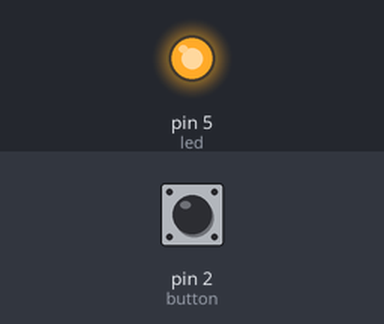
Bench run of a sketch on a simulated Arduino Uno, built with avr-gcc and run on an emulated ATmega328P. Shown: output pins drawn as LEDs (lit = HIGH). The inputs (shaded band) are chosen by the test bench; at power-on: pin 2 (button) HIGH.

Above: at 1.2 s.
1.3 s: pin 2 (button) pulled LOW for 3.2 s
At 1.8 s:
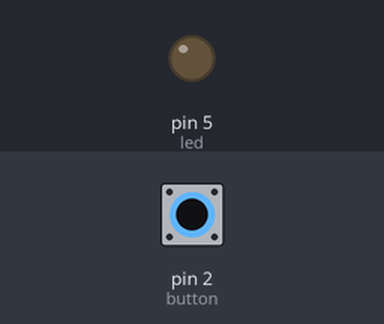
Timing chart, 0 to 12.0 s (numbered marks = the images above; inputs shaded):
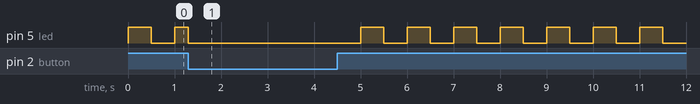

Measured:
- by itself, pin 5 (led): repeats every 1.0 s: HIGH 0.50 s, LOW 0.50 s

The sketch:

attackInterrupt.ino
```cpp
int led = 5;
int button = 2;

void tatled()
{
  digitalWrite(led,LOW);
}
void setup() {
  // put your setup code here, to run once:
pinMode(led,OUTPUT);
pinMode(button, INPUT_PULLUP);
attachInterrupt(0,tatled,LOW);
}
void loop() {
  // put your main code here, to run repeatedly:
digitalWrite(led, HIGH);
delay(500);
digitalWrite(led,LOW);
delay(500);
}
```
